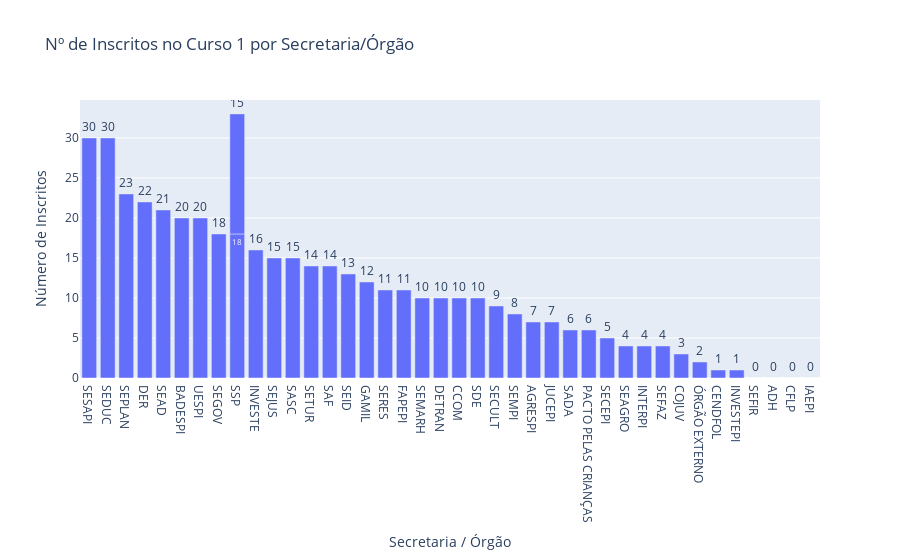
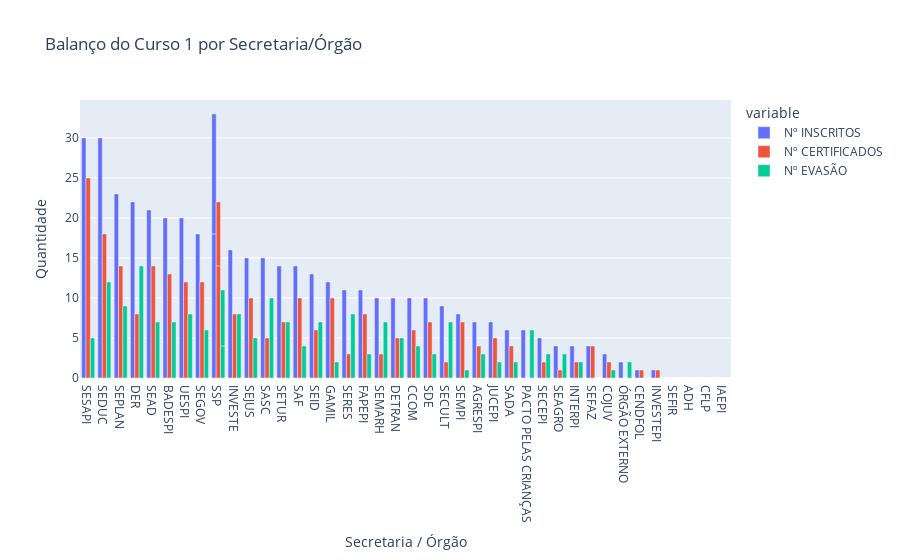

Source (notebook cell) for these figures, in order:
### Code cell
# Passo 11: Análise completa da planilha 'SECRETARIAS-CURSO 1'

print("--- Análise: SECRETARIAS-CURSO 1 ---")

# 1. Carregar os dados da planilha
try:
    df_curso1 = pd.read_excel(caminho_arquivo, sheet_name='SECRETARIAS-CURSO 1')

    # 2. Ordenar pelo número de inscritos
    df_curso1_ordenado = df_curso1.sort_values(by='Nº INSCRITOS', ascending=False)

    # 3. Gerar Gráfico de Ranking de Inscritos
    print("\nExibindo Gráfico 3: Ranking de Secretarias por Inscrição (Curso 1)...")
    fig5 = px.bar(
        df_curso1_ordenado,
        x='SECRETARIA/ÓRGÃO',
        y='Nº INSCRITOS',
        title='Nº de Inscritos no Curso 1 por Secretaria/Órgão',
        labels={'SECRETARIA/ÓRGÃO': 'Secretaria / Órgão', 'Nº INSCRITOS': 'Número de Inscritos'},
        text='Nº INSCRITOS'
    )
    fig5.update_traces(textposition='outside')
    fig5.show()

    # 4. Gerar Gráfico Comparativo Agrupado
    print("\nExibindo Gráfico 4: Comparativo Agrupado (Curso 1)...")
    fig6 = px.bar(
        df_curso1_ordenado,
        x='SECRETARIA/ÓRGÃO',
        y=['Nº INSCRITOS', 'Nº CERTIFICADOS', 'Nº EVASÃO'],
        title='Balanço do Curso 1 por Secretaria/Órgão',
        labels={'SECRETARIA/ÓRGÃO': 'Secretaria / Órgão', 'value': 'Quantidade'},
        barmode='group'
    )
    fig6.show()

except Exception as e:
    print(f"\nOcorreu um erro ao analisar a planilha 'SECRETARIAS-CURSO 1': {e}")
    print("Verifique se a planilha e os nomes das colunas ('SECRETARIA/ÓRGÃO', 'Nº INSCRITOS', etc.) existem e estão corretos.")

### Figure 1 — Plotly figure (JSON) as saved in the notebook; plotly's stock layout.template omitted (floating-point values rounded to 4 significant figures)
{"data": [{"alignmentgroup": "True", "hovertemplate": "Secretaria / Órgão=%{x}<br>Número de Inscritos=%{text}<extra></extra>", "legendgroup": "", "marker": {"color": "#636efa", "pattern": {"shape": ""}}, "name": "", "offsetgroup": "", "orientation": "v", "showlegend": false, "text": [30, 30, 23, 22, 21, 20, 20, 18, 18, 16, 15, 15, 15, 14, 14, 13, 12, 11, 11, 10, 10, 10, 10, 9, 8, 7, 7, 6, 6, 5, 4, 4, 4, 3, 2, 1, 1, 0, 0, 0, 0], "textposition": "outside", "type": "bar", "x": ["SESAPI", "SEDUC", "SEPLAN", "DER", "SEAD", "BADESPI", "UESPI", "SEGOV", "SSP", "INVESTE", "SEJUS", "SSP", "SASC", "SETUR", "SAF", "SEID", "GAMIL", "SERES", "FAPEPI", "SEMARH", "DETRAN", "CCOM", "SDE", "SECULT", "SEMPI", "AGRESPI", "JUCEPI", "SADA", "PACTO PELAS CRIANÇAS", "SECEPI", "SEAGRO", "INTERPI", "SEFAZ", "COJUV", "ÓRGÃO EXTERNO", "CENDFOL", "INVESTEPI", "SEFIR", "ADH", "CFLP", "IAEPI"], "xaxis": "x", "y": [30, 30, 23, 22, 21, 20, 20, 18, 18, 16, 15, 15, 15, 14, 14, 13, 12, 11, 11, 10, 10, 10, 10, 9, 8, 7, 7, 6, 6, 5, 4, 4, 4, 3, 2, 1, 1, 0, 0, 0, 0], "yaxis": "y"}], "layout": {"barmode": "relative", "legend": {"tracegroupgap": 0}, "title": {"text": "Nº de Inscritos no Curso 1 por Secretaria/Órgão"}, "xaxis": {"anchor": "y", "domain": [0, 1], "title": {"text": "Secretaria / Órgão"}}, "yaxis": {"anchor": "x", "domain": [0, 1], "title": {"text": "Número de Inscritos"}}}}

### Figure 2 — Plotly figure (JSON) as saved in the notebook; plotly's stock layout.template omitted (floating-point values rounded to 4 significant figures)
{"data": [{"alignmentgroup": "True", "hovertemplate": "variable=Nº INSCRITOS<br>Secretaria / Órgão=%{x}<br>Quantidade=%{y}<extra></extra>", "legendgroup": "Nº INSCRITOS", "marker": {"color": "#636efa", "pattern": {"shape": ""}}, "name": "Nº INSCRITOS", "offsetgroup": "Nº INSCRITOS", "orientation": "v", "showlegend": true, "textposition": "auto", "type": "bar", "x": ["SESAPI", "SEDUC", "SEPLAN", "DER", "SEAD", "BADESPI", "UESPI", "SEGOV", "SSP", "INVESTE", "SEJUS", "SSP", "SASC", "SETUR", "SAF", "SEID", "GAMIL", "SERES", "FAPEPI", "SEMARH", "DETRAN", "CCOM", "SDE", "SECULT", "SEMPI", "AGRESPI", "JUCEPI", "SADA", "PACTO PELAS CRIANÇAS", "SECEPI", "SEAGRO", "INTERPI", "SEFAZ", "COJUV", "ÓRGÃO EXTERNO", "CENDFOL", "INVESTEPI", "SEFIR", "ADH", "CFLP", "IAEPI"], "xaxis": "x", "y": [30, 30, 23, 22, 21, 20, 20, 18, 18, 16, 15, 15, 15, 14, 14, 13, 12, 11, 11, 10, 10, 10, 10, 9, 8, 7, 7, 6, 6, 5, 4, 4, 4, 3, 2, 1, 1, 0, 0, 0, 0], "yaxis": "y"}, {"alignmentgroup": "True", "hovertemplate": "variable=Nº CERTIFICADOS<br>Secretaria / Órgão=%{x}<br>Quantidade=%{y}<extra></extra>", "legendgroup": "Nº CERTIFICADOS", "marker": {"color": "#EF553B", "pattern": {"shape": ""}}, "name": "Nº CERTIFICADOS", "offsetgroup": "Nº CERTIFICADOS", "orientation": "v", "showlegend": true, "textposition": "auto", "type": "bar", "x": ["SESAPI", "SEDUC", "SEPLAN", "DER", "SEAD", "BADESPI", "UESPI", "SEGOV", "SSP", "INVESTE", "SEJUS", "SSP", "SASC", "SETUR", "SAF", "SEID", "GAMIL", "SERES", "FAPEPI", "SEMARH", "DETRAN", "CCOM", "SDE", "SECULT", "SEMPI", "AGRESPI", "JUCEPI", "SADA", "PACTO PELAS CRIANÇAS", "SECEPI", "SEAGRO", "INTERPI", "SEFAZ", "COJUV", "ÓRGÃO EXTERNO", "CENDFOL", "INVESTEPI", "SEFIR", "ADH", "CFLP", "IAEPI"], "xaxis": "x", "y": [25, 18, 14, 8, 14, 13, 12, 12, 14, 8, 10, 8, 5, 7, 10, 6, 10, 3, 8, 3, 5, 6, 7, 2, 7, 4, 5, 4, 0, 2, 1, 2, 4, 2, 0, 1, 1, 0, 0, 0, 0], "yaxis": "y"}, {"alignmentgroup": "True", "hovertemplate": "variable=Nº EVASÃO<br>Secretaria / Órgão=%{x}<br>Quantidade=%{y}<extra></extra>", "legendgroup": "Nº EVASÃO", "marker": {"color": "#00cc96", "pattern": {"shape": ""}}, "name": "Nº EVASÃO", "offsetgroup": "Nº EVASÃO", "orientation": "v", "showlegend": true, "textposition": "auto", "type": "bar", "x": ["SESAPI", "SEDUC", "SEPLAN", "DER", "SEAD", "BADESPI", "UESPI", "SEGOV", "SSP", "INVESTE", "SEJUS", "SSP", "SASC", "SETUR", "SAF", "SEID", "GAMIL", "SERES", "FAPEPI", "SEMARH", "DETRAN", "CCOM", "SDE", "SECULT", "SEMPI", "AGRESPI", "JUCEPI", "SADA", "PACTO PELAS CRIANÇAS", "SECEPI", "SEAGRO", "INTERPI", "SEFAZ", "COJUV", "ÓRGÃO EXTERNO", "CENDFOL", "INVESTEPI", "SEFIR", "ADH", "CFLP", "IAEPI"], "xaxis": "x", "y": [5, 12, 9, 14, 7, 7, 8, 6, 4, 8, 5, 7, 10, 7, 4, 7, 2, 8, 3, 7, 5, 4, 3, 7, 1, 3, 2, 2, 6, 3, 3, 2, 0, 1, 2, 0, 0, 0, 0, 0, 0], "yaxis": "y"}], "layout": {"barmode": "group", "legend": {"title": {"text": "variable"}, "tracegroupgap": 0}, "title": {"text": "Balanço do Curso 1 por Secretaria/Órgão"}, "xaxis": {"anchor": "y", "domain": [0, 1], "title": {"text": "Secretaria / Órgão"}}, "yaxis": {"anchor": "x", "domain": [0, 1], "title": {"text": "Quantidade"}}}}
